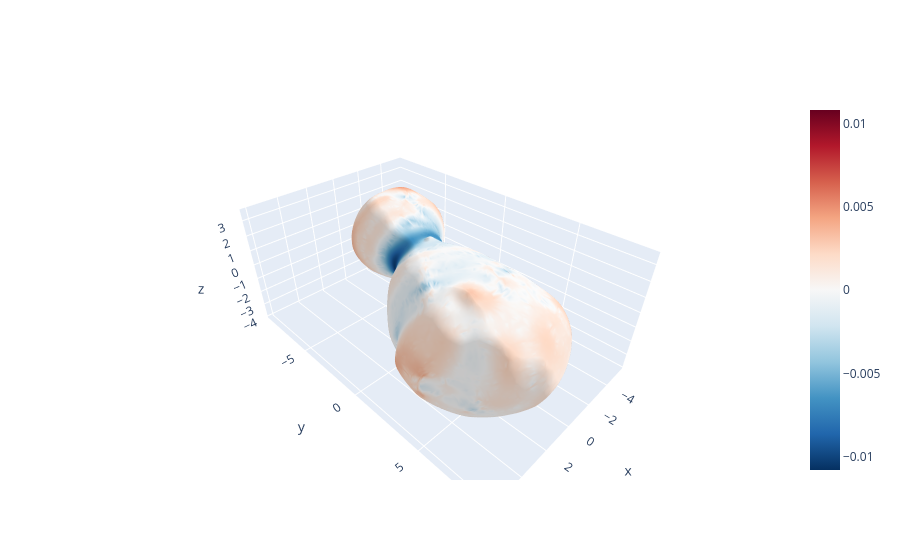

Source (notebook cell):
### Code cell
fig = go.Figure()

fig.add_trace(
    go.Mesh3d(
        x=mesh.v[:,0], y=mesh.v[:,1], z=mesh.v[:,2],
        i=mesh.f[:,0], j=mesh.f[:,1], k=mesh.f[:,2],
        intensity=HKS[:,0]-np.mean(HKS[:,0]),
        colorscale='RdBu_r',
        cmid=0,
    )
)

### Figure 1 — Plotly figure (JSON) as saved in the notebook; plotly's stock layout.template omitted (floating-point values rounded to 4 significant figures; data arrays with more than 128 entries replaced by an {"elided": "..."} marker saying what was removed)
{"data": [{"cmid": 0, "colorscale": [[0, "rgb(5,48,97)"], [0.1, "rgb(33,102,172)"], [0.2, "rgb(67,147,195)"], [0.3, "rgb(146,197,222)"], [0.4, "rgb(209,229,240)"], [0.5, "rgb(247,247,247)"], [0.6, "rgb(253,219,199)"], [0.7, "rgb(244,165,130)"], [0.8, "rgb(214,96,77)"], [0.9, "rgb(178,24,43)"], [1, "rgb(103,0,31)"]], "i": {"elided": "35998 int values"}, "intensity": {"elided": "18001 float values"}, "j": {"elided": "35998 int values"}, "k": {"elided": "35998 int values"}, "type": "mesh3d", "x": {"elided": "18001 float values"}, "y": {"elided": "18001 float values"}, "z": {"elided": "18001 float values"}}], "layout": {}}
